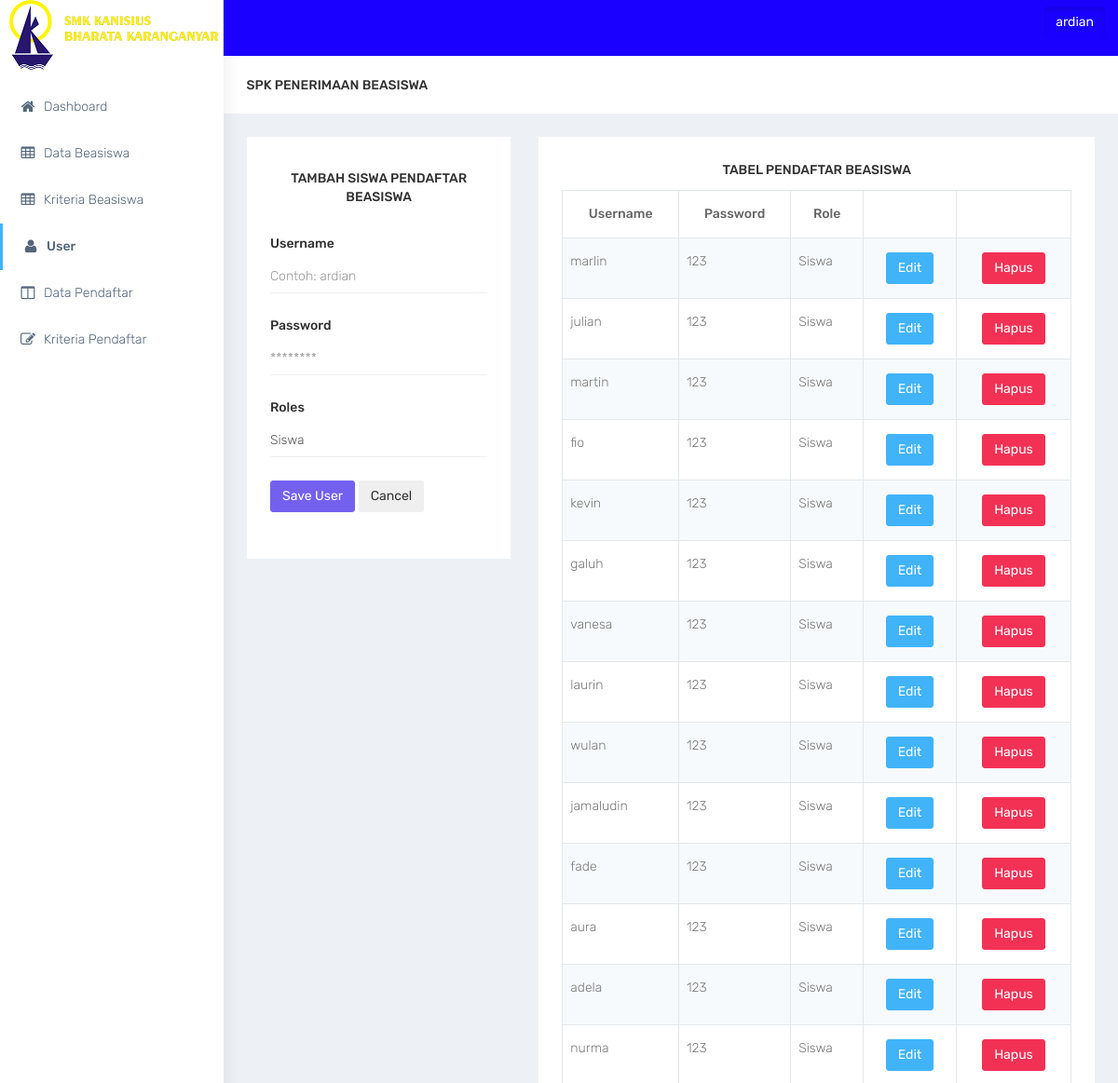
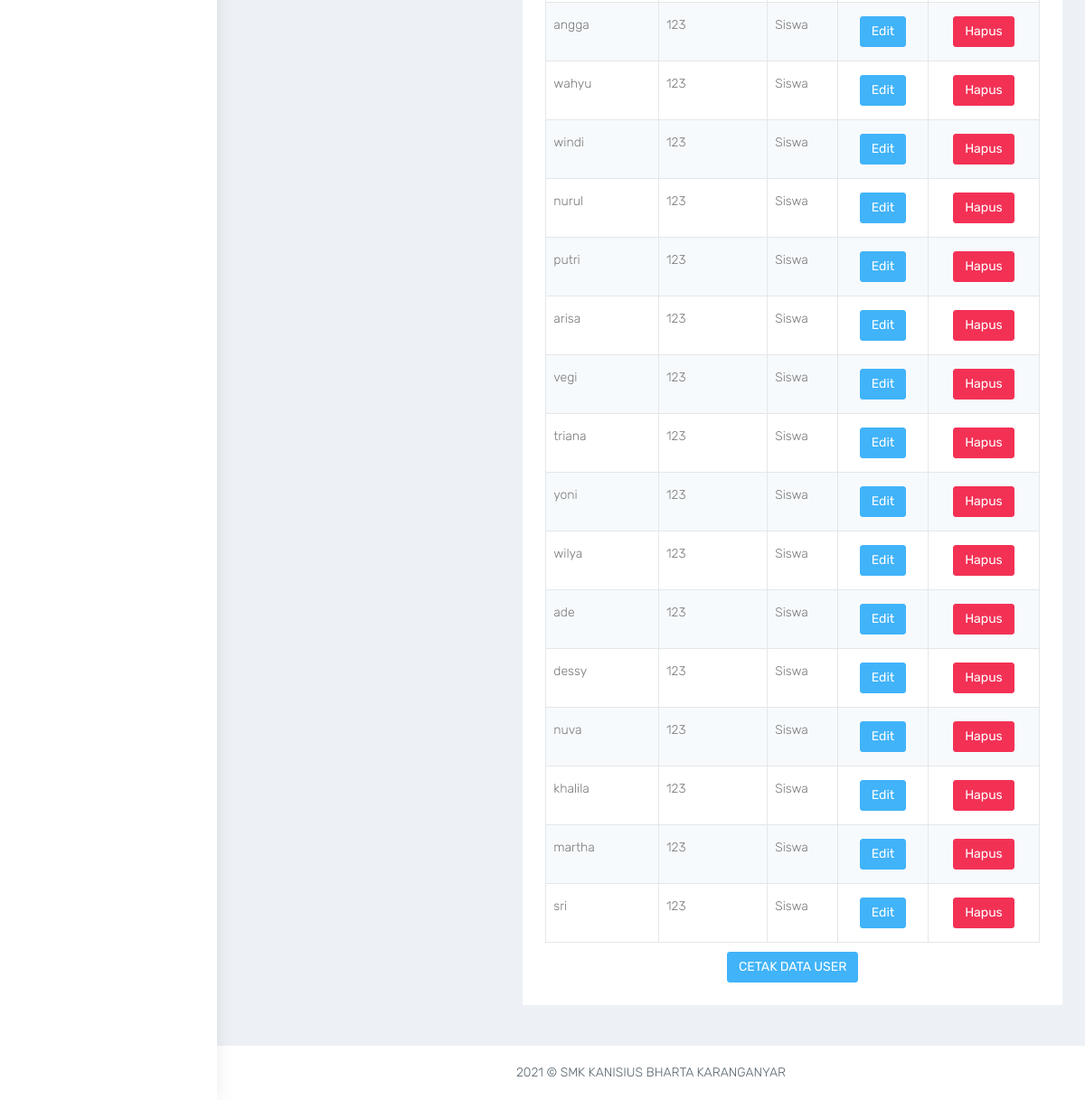
The app's page /input_siswa.php (signed in) with its own data (2 pictures, top to bottom).
### tables this page shows
CREATE TABLE IF NOT EXISTS `user` (
`id_user` int(9) NOT NULL,
  `username` varchar(30) NOT NULL,
  `password` varchar(20) NOT NULL,
  `role` varchar(30) NOT NULL
);

### web/input_siswa.php (the view, shortened to what this page needs)
<!DOCTYPE html>
<html lang="en">
<?php
$username = $_SESSION['username'];
?>
<head>
    <link href="bootstrap/dist/css/bootstrap.min.css" rel="stylesheet">
    <link href="../plugins/bower_components/sidebar-nav/dist/sidebar-nav.min.css" rel="stylesheet">
    <link href="../plugins/bower_components/toast-master/css/jquery.toast.css" rel="stylesheet">
    <link href="../plugins/bower_components/morrisjs/morris.css" rel="stylesheet">
    <link href="../plugins/bower_components/chartist-js/dist/chartist.min.css" rel="stylesheet">
    <link href="../plugins/bower_components/chartist-plugin-tooltip-master/dist/chartist-plugin-tooltip.css" rel="stylesheet">
    <link href="css/animate.css" rel="stylesheet">
    <link href="css/style.css" rel="stylesheet">
    <link href="css/colors/default.css" id="theme" rel="stylesheet">
</head>
<body class="fix-header">
    <div id="wrapper">
        <nav class="navbar navbar-default navbar-static-top m-b-0">
            <div class="navbar-header">
                <div class="top-left-part">
                    <a class="logo" href="index.php">
                        <b>
                            <img src="../plugins/img/logo.png" alt="home" class="light-logo" />
                        </b>
                        <span class="hidden-xs">
                            <img src="../plugins/img/smk.png" alt="home" class="light-logo" />
                        </span>
                    </a>
                </div>
                <ul class="nav navbar-top-links navbar-right pull-right">
					<div class="btn btn-square btn-dark">
						<a class="btn dropdown-toggle" data-toggle="dropdown">
							<i class="icon-user"></i><?php echo "<font color=white>$username</font>" ?>
					</div>
                </ul>
            </div>
        </nav>
        <div class="navbar-default sidebar" role="navigation">
            <div class="sidebar-nav slimscrollsidebar">
                <div class="sidebar-head">
                    <h3><span class="fa-fw open-close"><i class="ti-close ti-menu"></i></span> <span class="hide-menu">Navigation</span></h3>
                </div>
                <ul class="nav" id="side-menu">
                <li style="padding: 90px 0 0;">
                        <a href="index.php" class="waves-effect"><i class="fa fa-home fa-fw" aria-hidden="true"></i>Dashboard</a>
                    </li>
                    <li>
                        <a href="data_beasiswa.php" class="waves-effect"><i class="fa fa-table fa-fw" aria-hidden="true"></i>Data Beasiswa</a>
                    </li>
                    <li>
                        <a href="data_bobot.php" class="waves-effect"><i class="fa fa-table fa-fw" aria-hidden="true"></i>Kriteria Beasiswa</a>
                    </li>
                    <li>
                        <a href="input_siswa.php" class="waves-effect"><i class="fa fa-user fa-fw" aria-hidden="true"></i>User</a>
                    </li>
                    <li>
                        <a href="tampil_pendaftar.php" class="waves-effect"><i class="fa fa-columns fa-fw" aria-hidden="true"></i>Data Pendaftar</a>
                    </li>
                    <li>
                        <a href="tampil_kriteria.php" class="waves-effect"><i class="fa fa-edit fa-fw" aria-hidden="true"></i>Kriteria Pendaftar</a>
                    </li>
                </ul>
            </div>
        </div>
        <div id="page-wrapper">
            <div class="container-fluid">
                <div class="row bg-title">
                    <div class="col-lg-3 col-md-4 col-sm-4 col-xs-12">
                        <h4 class="page-title">SPK PENERIMAAN BEASISWA</h4>
                    </div>
                </div>
                <div class="row">
        <div class="col-md-4 col-xs-12">
                        <div class="white-box">
						<p><center><b>TAMBAH SISWA PENDAFTAR BEASISWA</b></center></p>
						<br>
                            <form action="proses_save_siswa.php" method="post" class="form-horizontal form-material">
                                <div class="form-group">
                                    <label class="col-md-12">Username</label>
                                    <div class="col-md-12">
                                        <input name="username" type="text" placeholder="Contoh: ardian"
                                            class="form-control form-control-line"> </div>
                                </div>
                                <div class="form-group">
                                    <label class="col-md-12">Password</label>
                                    <div class="col-md-12">
                                        <input name="password" type="password" value="" placeholder="********" class="form-control form-control-line">
                                    </div>
                                </div>
                                <div class="form-group">
                                    <label class="col-sm-12">Roles</label>
                                    <div class="col-sm-12">
                                        <input name="role" class="form-control form-control-line" Readonly value="Siswa">
                                    </div>
                                </div>
                                <div class="form-group">
                                    <div class="col-sm-12">
                                        <button type="submit" class="btn btn-primary">Save User</button>
										<button type="reset" class="btn">Cancel</button>
                                    </div>
                                </div>
                            </form>
						</div>
					</div>
                    <div class="col-md-8 col-xs-12">
                        <div class="white-box">
							<center><p><b>TABEL PENDAFTAR BEASISWA</b></p><center>
                            <table class="table table-striped table-bordered bootstrap-datatable"">
                                    <thead>
                                        <tr>
											<th><center>Username<center></th>
											<th><center>Password<center></th>
											<th><center>Role<center></th>
											<th></th>
											<th></th>
                                        </tr>
					                </thead>
                                    <tbody>
									<?php
                                      $query=mysql_query("SELECT * FROM user WHERE role='Siswa' ORDER BY id_user ");
                                      while($row=mysql_fetch_array($query))
									{
									echo "
									<tr>
										<td>".$row['username']."</td>
										<td>".$row['password']."</td>
										<td>".$row['role']."</td>
										<td>
											<center><a class='btn btn-info' href='edit_siswa.php?id=".$row['username']."'>
											Edit
											</a>
											</center>
										</td>
										<td>
											<center><a class='btn btn-danger' href='hapus_siswa.php?id=".$row['username']."'>
											Hapus</a>
											</center>
										</td>
									</tr>
									";
									}
									?>
									</tbody>
                            </table>
                            <a class="btn btn-info" href="cetak_siswa.php" target="_blank">
								CETAK DATA USER</a>
						</div>
					</div>
            <footer class="footer text-center"> <?php echo date("Y"); ?> &copy; SMK KANISIUS BHARTA KARANGANYAR </footer>
		</div>
		</div>
</body>
</html>

### web/css/colors/default.css (style rules this page uses)
body { background: #fff; }
.top-left-part { background: #fff; }
.top-left-part .light-logo { display: inline-block; }
.navbar-header { background: #1900ff; }
.sidebar .sidebar-head { background: #fffb00; }
.sidebar .sidebar-head h3 { color: #686868; }
.sidebar { background: #fff; box-shadow: 1px 0px 20px rgba(0, 0, 0, 0.08); }
#side-menu li a { color: #54667a; }
#side-menu li a { color: #54667a; border-left: 0px solid #fff; }
#side-menu > li > a { border-left: 3px solid transperant; }
#side-menu > li > a.active { background: transperant; color: #54667a; border-left: 3px solid #41b3f9; font-weight: 500; }

### records on screen
user: username "marlin", password "123", role "Siswa"
user: username "julian", password "123", role "Siswa"
user: username "martin", password "123", role "Siswa"
user: username "fio", password "123", role "Siswa"
user: username "kevin", password "123", role "Siswa"
user: username "galuh", password "123", role "Siswa"
user: username "vanesa", password "123", role "Siswa"
user: username "laurin", password "123", role "Siswa"
user: username "wulan", password "123", role "Siswa"
user: username "jamaludin", password "123", role "Siswa"
user: username "fade", password "123", role "Siswa"
user: username "aura", password "123", role "Siswa"
user: username "adela", password "123", role "Siswa"
user: username "nurma", password "123", role "Siswa"
user: username "angga", password "123", role "Siswa"
user: username "wahyu", password "123", role "Siswa"
user: username "windi", password "123", role "Siswa"
user: username "nurul", password "123", role "Siswa"
user: username "putri", password "123", role "Siswa"
user: username "arisa", password "123", role "Siswa"
user: username "vegi", password "123", role "Siswa"
user: username "triana", password "123", role "Siswa"
user: username "yoni", password "123", role "Siswa"
user: username "wilya", password "123", role "Siswa"
user: username "ade", password "123", role "Siswa"
user: username "dessy", password "123", role "Siswa"
user: username "nuva", password "123", role "Siswa"
user: username "khalila", password "123", role "Siswa"
user: username "martha", password "123", role "Siswa"
user: username "sri", password "123", role "Siswa"

### other values on screen
$username "ardian"
